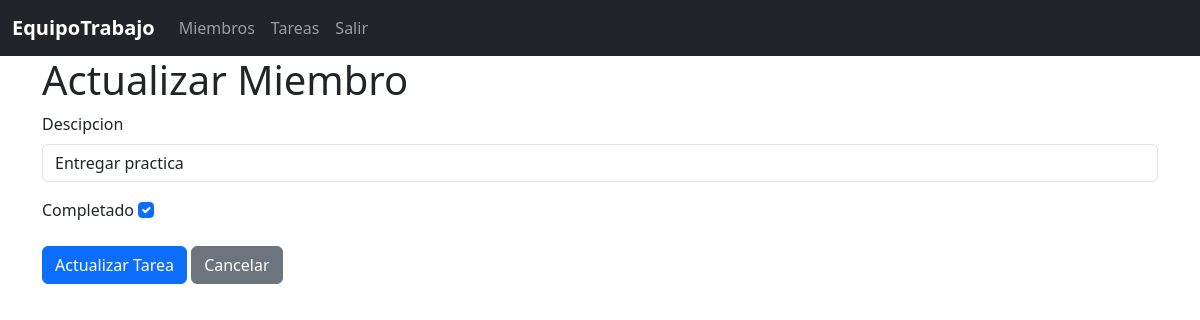
Before: /tareas/edit/2 with the older database file.
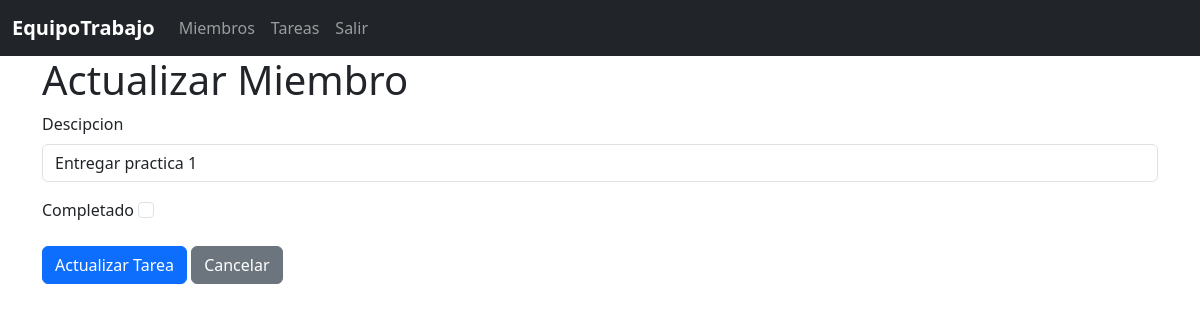
After: the same page with the newer database file.
### blueprintapp/tareas/models.py (models this page shows, shortened)
class Tarea(db.Model):
    __tablename__ = "tareas"
    id = db.Column(db.Integer, primary_key=True)
    descripcion =  db.Column(db.String, nullable=False)
    completado = db.Column(db.Boolean,nullable=False)

### blueprintapp/tareas/routes.py (the view, shortened to what this page needs)
@bp_tarea.route("/edit/<int:id>" , methods=["GET", "POST"])
def edit(id):
    tarea = Tarea.query.get(id)
    return render_template("tareas/edit.html" , tarea=tarea)

### blueprintapp/tareas/templates/tareas/edit.html
{% extends 'base.html' %}
{% block content %}
<h1>Actualizar Miembro</h1>
<form action="{{ url_for('bp_tarea.edit', id=tarea.id) }}" method="POST">
    <div class="mb-3">
        <label for="" class="form-label">Descipcion</label>
        <input type="text" class="form-control" value="{{ tarea.descripcion }}" name="descripcion" required>
    </div>
    <div class="mb-3">
        <label for="" class="form-label">Completado</label>
        <input type="checkbox" class="form-check-input"  name="completado" {% if tarea.completado %}checked{% endif %} >
    </div>
    <button type="submit" class="btn btn-primary">Actualizar Tarea</button>
    <a class="btn btn-secondary" href="{{ url_for('bp_tarea.index' )}}">Cancelar</a>
</form>
{% endblock %}

Changed rows visible on the page:
changed Tarea: descripcion "Entregar practica" → "Entregar practica 1"; completado "☑" → "☐"
